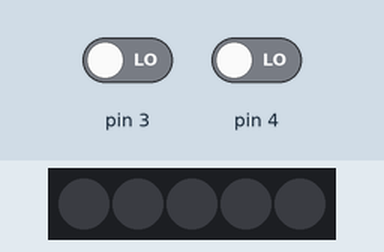
Simulated run of this sketch. Board: Arduino Uno, built with avr-gcc and run on an emulated ATmega328P. Parts: 5 RGB LEDs in strip order, left to right. The test bench sets the inputs (shaded band); at power-on: pin 3 LOW, pin 4 LOW.

Above: at 1.8 s.
1.9 s: pin 3 driven HIGH
At 2.4 s:
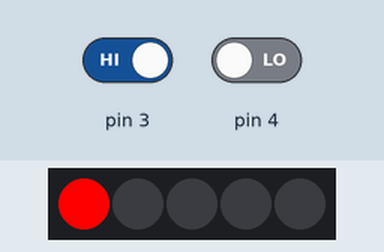
At 4.9 s:
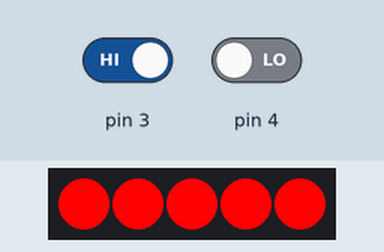
Timing chart, 0 to 6.4 s (numbered marks = the images above; inputs shaded):
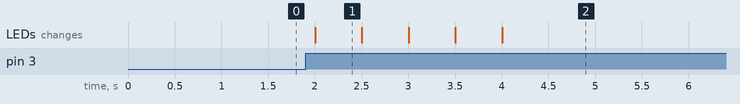

The sketch:

17_attiny_neopixel_tira_x_5_2_botones1.ino
```cpp
#include <Adafruit_NeoPixel.h>
#define PIN 0	 // input pin Neopixel is attached to
#define NUMPIXELS      5 // number of neopixels in strip

Adafruit_NeoPixel pixels = Adafruit_NeoPixel(NUMPIXELS, PIN, NEO_GRB + NEO_KHZ800);

int delayval = 100; // timing delay in milliseconds
int contador=0;

void setup() {
  // Initialize the NeoPixel library.
  pixels.begin();
}

void loop() {

    if(digitalRead(3)==HIGH){
    contador++;
  }

  if(digitalRead(4)==HIGH){
    contador--;
  }

  if(contador>5){
    contador=5;
  }

  if(contador<0){
    contador=0;
  }

  if(contador==0){
  	pixels.setPixelColor(0, pixels.Color(0, 0, 0)); // pixels.Color takes RGB values, from 0,0,0 up to 255,255,255
  	pixels.setPixelColor(1, pixels.Color(0, 0, 0));
    pixels.setPixelColor(2, pixels.Color(0, 0, 0));
    pixels.setPixelColor(3, pixels.Color(0, 0, 0));
    pixels.setPixelColor(4, pixels.Color(0, 0, 0));
    pixels.show(); // This sends the updated pixel color to the hardware.
  }
  else if(contador==1){    //ROJO
  	pixels.setPixelColor(0, pixels.Color(255, 0, 0)); // pixels.Color takes RGB values, from 0,0,0 up to 255,255,255
  	pixels.setPixelColor(1, pixels.Color(0, 0, 0));
    pixels.setPixelColor(2, pixels.Color(0, 0, 0));
    pixels.setPixelColor(3, pixels.Color(0, 0, 0));
    pixels.setPixelColor(4, pixels.Color(0, 0, 0));
    pixels.show(); // This sends the updated pixel color to the hardware.

  }
  else if(contador==2){
  	pixels.setPixelColor(0, pixels.Color(255, 0, 0)); // pixels.Color takes RGB values, from 0,0,0 up to 255,255,255
  	pixels.setPixelColor(1, pixels.Color(255, 0, 0));
    pixels.setPixelColor(2, pixels.Color(0, 0, 0));
    pixels.setPixelColor(3, pixels.Color(0, 0, 0));
    pixels.setPixelColor(4, pixels.Color(0, 0, 0));
    pixels.show(); // This sends the updated pixel color to the hardware.
  }
  else if(contador==3){
  	pixels.setPixelColor(0, pixels.Color(255, 0, 0)); // pixels.Color takes RGB values, from 0,0,0 up to 255,255,255
  	pixels.setPixelColor(1, pixels.Color(255, 0, 0));
    pixels.setPixelColor(2, pixels.Color(255, 0, 0));
    pixels.setPixelColor(3, pixels.Color(0, 0, 0));
    pixels.setPixelColor(4, pixels.Color(0, 0, 0));
    pixels.show(); // This sends the updated pixel color to the hardware.
  }
  else if(contador==4){
	pixels.setPixelColor(0, pixels.Color(255, 0, 0)); // pixels.Color takes RGB values, from 0,0,0 up to 255,255,255
  	pixels.setPixelColor(1, pixels.Color(255, 0, 0));
    pixels.setPixelColor(2, pixels.Color(255, 0, 0));
    pixels.setPixelColor(3, pixels.Color(255, 0, 0));
    pixels.setPixelColor(4, pixels.Color(0, 0, 0));
    pixels.show(); // This sends the updated pixel color to the hardware.
  }
  else if(contador==5){
	pixels.setPixelColor(0, pixels.Color(255, 0, 0)); // pixels.Color takes RGB values, from 0,0,0 up to 255,255,255
  	pixels.setPixelColor(1, pixels.Color(255, 0, 0));
    pixels.setPixelColor(2, pixels.Color(255, 0, 0));
    pixels.setPixelColor(3, pixels.Color(255, 0, 0));
    pixels.setPixelColor(4, pixels.Color(255, 0, 0));
    pixels.show(); // This sends the updated pixel color to the hardware.
  }

  delay(500);
}
```

Measured:
- after the input at 1.9 s, the LEDs: change after 0.10 s (image 1)
- what the display in image 1 shows lasts 0.5 s, from 2.0 s to 2.5 s
